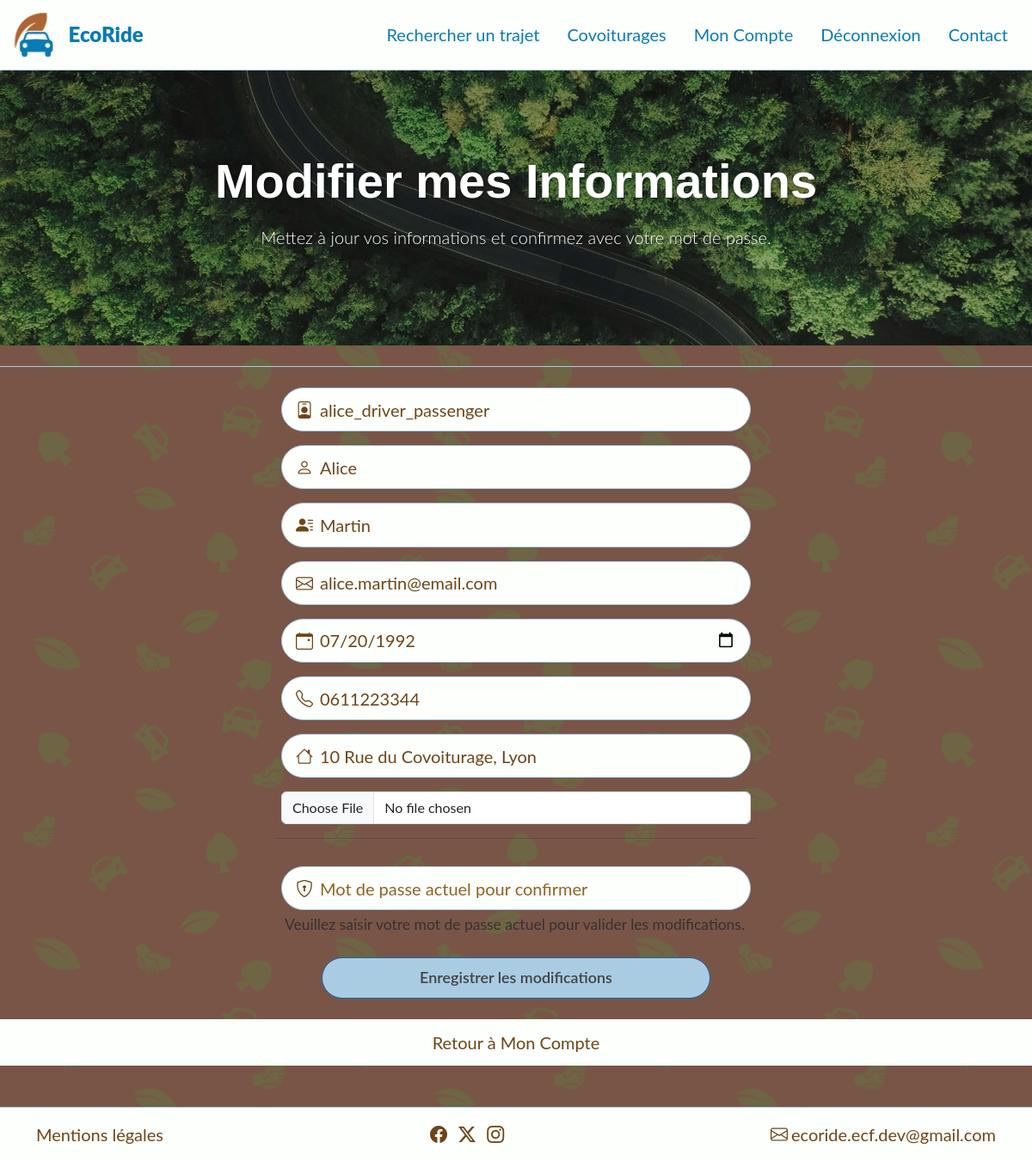
The page /account/update-info (signed in) on the database its author committed.
### tables this page shows
CREATE TABLE IF NOT EXISTS `Users` (
  `id` INT AUTO_INCREMENT PRIMARY KEY,
  `first_name` VARCHAR(100) NOT NULL,
  `last_name` VARCHAR(100) NOT NULL,
  `username` VARCHAR(50) NOT NULL UNIQUE,
  `email` VARCHAR(255) NOT NULL UNIQUE,
  `password_hash` VARCHAR(255) NOT NULL,
  `phone_number` VARCHAR(20) NOT NULL,
  `birth_date` DATE NOT NULL,
  `profile_picture_path` VARCHAR(255) NULL,
  `address` TEXT NULL,
  `credits` DECIMAL(10, 2) NOT NULL DEFAULT 0.00,
  `account_status` ENUM('active', 'suspended') NOT NULL DEFAULT 'active',
  `driver_pref_smoker` BOOLEAN NOT NULL DEFAULT FALSE,
  `driver_pref_animals` BOOLEAN NOT NULL DEFAULT FALSE,
  `driver_pref_custom` TEXT NULL,
  `functional_role` ENUM('passenger', 'driver', 'passenger_driver') NOT NULL DEFAULT 'passenger',
  `driver_rating` DECIMAL(2,1) NOT NULL DEFAULT 0.0 CHECK (driver_rating >= 0.0 AND driver_rating <= 5.0),  
  `reset_token` VARCHAR(255) NULL DEFAULT NULL,              
  `reset_token_expires_at` DATETIME NULL DEFAULT NULL,       
  `created_at` TIMESTAMP DEFAULT CURRENT_TIMESTAMP,
  `updated_at` TIMESTAMP DEFAULT CURRENT_TIMESTAMP ON UPDATE CURRENT_TIMESTAMP
);

### app/Core/Controller.php (called while the page is built, shortened)
<?php
class Controller
{
    protected function render($viewName, $data = [])
    {
        extract($data);
        require __DIR__ . '/../Views/' . $viewName . '.php';
        require __DIR__ . '/../Views/layout.php';
    }
}

### app/Controllers/UserController.php (called while the page is built, shortened)
<?php
class UserController extends Controller
{
    public function updateInfo()
    {
        $user = AuthHelper::getAuthenticatedUser();
        $this->render('account/edit-info', [
            'pageTitle' => 'Modifier mon profil',
            'user' => $user
        ]);
    }
}

### app/Core/Router.php (called while the page is built, shortened)
<?php
class Router
{
    protected $routes = [];
    public function __construct()
    {
        $this->routes = require __DIR__ . '/../routes.php';
    }
    public function run()
    {
        $uri = parse_url($_SERVER['REQUEST_URI'], PHP_URL_PATH);
        $uri = rtrim($uri, '/');
        $method = $_SERVER['REQUEST_METHOD'];
        $foundRoute = null;
        $params = [];
        foreach ($this->routes as $route) {
            $pattern = preg_replace('#/{([a-zA-Z0-9_]+)}#', '/([a-zA-Z0-9_]+)', $route['path']);
            $pattern = '#^' . $pattern . '$#';
            if (preg_match($pattern, $uri, $matches)) {
                if (!isset($route['http_method']) || strtoupper($route['http_method']) === $method) {
                    $foundRoute = $route;
                    array_shift($matches);
                    $params = $matches;
                    break;
                } else {
                }
            }
        }
        $methodName = $foundRoute['method'];
        $controller = new $controllerName();
        call_user_func_array([$controller, $methodName], $params);
    }
}

### public/index.php (called while the page is built, shortened)
<?php
$router = new Router();
$router->run();

### app/Core/Database.php (called while the page is built, shortened)
<?php
class Database
{
    private static ?self $instance = null;
    private PDO $pdo;
    private function __construct()
    {
        $host = getenv('DB_HOST');
        $db   = getenv('DB_NAME');
        $user = getenv('DB_USER');
        $pass = getenv('DB_PASS');
        $charset = 'utf8mb4';
        $dsn = "mysql:host=$host;dbname=$db;charset=$charset";
        $options = [
            PDO::ATTR_ERRMODE            => PDO::ERRMODE_EXCEPTION,
            PDO::ATTR_DEFAULT_FETCH_MODE => PDO::FETCH_ASSOC,
            PDO::ATTR_EMULATE_PREPARES   => false,
        ];
        try {
            $this->pdo = new PDO($dsn, $user, $pass, $options);
        } catch (PDOException $e) {
            Logger::error("Database connection error: " . $e->getMessage());
            die("Erreur de connexion à la base de données.");
        }
    }
    public static function getInstance(): self
    {
        if (self::$instance === null) {
            self::$instance = new self();
        }
        return self::$instance;
    }
    public function fetchOne(string $query, array $params = [], mixed $fetchMode = 'stdClass'): mixed
    {
        try {
            $stmt = $this->pdo->prepare($query);
            $stmt->execute($params);
            if (is_int($fetchMode)) {
                $stmt->setFetchMode($fetchMode);
            } elseif (is_string($fetchMode)) {
                $stmt->setFetchMode(PDO::FETCH_CLASS, $fetchMode);
            } else {
                $stmt->setFetchMode(PDO::FETCH_ASSOC);
            }
            $result = $stmt->fetch();
            return $result ?: null;
        } catch (PDOException $e) {
            Logger::error("Database fetchOne error: " . $e->getMessage());
            return null;
        }
    }
}

### app/Helpers/AuthHelper.php (called while the page is built, shortened)
<?php
class AuthHelper
{
    public static function getAuthenticatedUser(): \App\Models\User
    {
        $userId = $_SESSION['user_id'];
        $userService = new UserService();
        $user = $userService->findById($userId);
        return $user;
    }
}

### app/Services/UserService.php (called while the page is built, shortened)
<?php
class UserService
{
    private Database $db;
    public function __construct()
    {
        $this->db = Database::getInstance();
    }
    public function findById(int $id): ?User
    {
        return $this->db->fetchOne(
            "SELECT * FROM users WHERE id = :id",
            ['id' => $id],
            User::class
        );
    }
}

### app/Models/User.php (called while the page is built, shortened)
<?php
class User
{
    private ?string $username = null;
    private ?string $email = null;
    private ?string $first_name = null;
    private ?string $last_name = null;
    private ?string $address = null;
    private ?string $birth_date = null;
    private ?string $phone_number = null;
    public function getUsername(): ?string { return $this->username; }
    public function getEmail(): ?string { return $this->email; }
    public function getFirstName(): ?string { return $this->first_name; }
    public function getLastName(): ?string { return $this->last_name; }
    public function getAddress(): ?string { return $this->address; }
    public function getBirthDate(): ?string { return $this->birth_date; }
    public function getPhoneNumber(): ?string { return $this->phone_number; }
}

### app/Views/account/edit-info.php (the view, shortened to what this page needs)
<section class="banner-container position-relative text-white text-center">
    <div class="container">
        <h1 class="banner-title display-4 mb-3">Modifier mes Informations</h1>
        <p class="banner-subtitle lead">Mettez à jour vos informations et confirmez avec votre mot de passe.</p>
    </div>
</section>
<section class="form-section auth-form py-4">
    <div class="container">
        <div class="row justify-content-center">
            <div class="col-12 col-md-8 col-lg-6">
                <form id="edit-personal-info-form" action="/account/update-info" method="POST" enctype="multipart/form-data">
                    <div class="row g-3">
                        <div class="col-12">
                            <div class="form-input-custom d-flex align-items-center">
                                <i class="bi bi-person-badge me-2"></i>
                                <input type="text" class="form-control-custom flex-grow-1 <?= isset($errors['username']) ? 'is-invalid' : '' ?>" id="username" name="username" placeholder="Pseudo" aria-label="Pseudo" value="<?= htmlspecialchars($oldInput['username'] ?? $user->getUsername()) ?>" required>
                            </div>
                        </div>
                        <div class="col-12">
                            <div class="form-input-custom d-flex align-items-center">
                                <i class="bi bi-person me-2"></i>
                                <input type="text" class="form-control-custom flex-grow-1 <?= isset($errors['first_name']) ? 'is-invalid' : '' ?>" id="first_name" name="first_name" placeholder="Prénom" aria-label="Prénom" value="<?= htmlspecialchars($oldInput['first_name'] ?? $user->getFirstName()) ?>" required>
                            </div>
                        </div>
                        <div class="col-12">
                            <div class="form-input-custom d-flex align-items-center">
                                <i class="bi bi-person-lines-fill me-2"></i>
                                <input type="text" class="form-control-custom flex-grow-1 <?= isset($errors['last_name']) ? 'is-invalid' : '' ?>" id="last_name" name="last_name" placeholder="Nom" aria-label="Nom" value="<?= htmlspecialchars($oldInput['last_name'] ?? $user->getLastName()) ?>" required>
                            </div>
                        </div>
                        <div class="col-12">
                            <div class="form-input-custom d-flex align-items-center">
                                <i class="bi bi-envelope me-2"></i>
                                <input type="email" class="form-control-custom flex-grow-1 <?= isset($errors['email']) ? 'is-invalid' : '' ?>" id="email" name="email" placeholder="Nouvelle adresse email" aria-label="Email" value="<?= htmlspecialchars($oldInput['email'] ?? $user->getEmail()) ?>" required autocomplete="email">
                            </div>
                        </div>
                        <div class="col-12">
                            <div class="form-input-custom d-flex align-items-center">
                                <i class="bi bi-calendar-event me-2"></i>
                                <input type="date" class="form-control-custom flex-grow-1 <?= isset($errors['birth_date']) ? 'is-invalid' : '' ?>" id="birth_date" name="birth_date" aria-label="Date de naissance" value="<?= htmlspecialchars($oldInput['birth_date'] ?? $user->getBirthDate()) ?>" required>
                            </div>
                        </div>
                        <div class="col-12">
                            <div class="form-input-custom d-flex align-items-center">
                                <i class="bi bi-telephone me-2"></i>
                                <input type="tel" class="form-control-custom flex-grow-1 <?= isset($errors['phone_number']) ? 'is-invalid' : '' ?>" id="phone_number" name="phone_number" placeholder="Numéro de téléphone" aria-label="Numéro de téléphone" pattern="[0-9]{10}" title="Format attendu : 10 chiffres (ex: 0612345678)" value="<?= htmlspecialchars($oldInput['phone_number'] ?? $user->getPhoneNumber()) ?>">
                            </div>
                        </div>
                        <div class="col-12">
                            <div class="form-input-custom d-flex align-items-center">
                                <i class="bi bi-house me-2"></i>
                                <input type="text" class="form-control-custom flex-grow-1 <?= isset($errors['address']) ? 'is-invalid' : '' ?>" id="address" name="address" placeholder="Adresse" aria-label="Adresse" value="<?= htmlspecialchars((string)($oldInput['address'] ?? $user->getAddress() ?? '')) ?>">
                            </div>
                        </div>
                        <div class="col-12">
                            <input class="form-control <?= isset($errors['avatar']) ? 'is-invalid' : '' ?>" type="file" id="avatar" name="avatar" accept="image/jpeg, image/png, image/gif">
                        </div>
                        <hr class="my-3">
                        <div class="col-12">
                            <div class="form-input-custom d-flex align-items-center">
                                <i class="bi bi-shield-lock me-2"></i>
                                <input type="password" class="form-control-custom flex-grow-1 <?= isset($errors['current_password']) ? 'is-invalid' : '' ?>" id="current_password" name="current_password" placeholder="Mot de passe actuel pour confirmer" aria-label="Mot de passe actuel pour confirmer" required autocomplete="current-password">
                            </div>
                            <small id="password-help" class="form-text text-muted ps-1">
                                Veuillez saisir votre mot de passe actuel pour valider les modifications.
                            </small>
                        </div>
                        <div class="col-10 mx-auto mt-4">
                            <div class="d-grid">
                                <button type="submit" class="btn primary-btn">Enregistrer les modifications</button>
                            </div>
                        </div>
                    </div>
                </form>
            </div>
        </div>
    </div>
    <div class="auth-link-bar mt-4 mb-4">
        <p class="mb-0 text-center">
            <a href="/account" class="link">Retour à Mon Compte</a>
        </p>
    </div>
</section>

### public/css/style.css (style rules this page uses)
:root { --white: #FDFFFC; --bg: #795548; --text-color: #424242; --headline: #097BB3; --blue: #1167A1; --light-blue: #A9CCE3; --brown: #6D4618; --light-brown: #926122; --font-family-heading: "Poppins", Arial, sans-serif; --font-family-text: "Lato", Arial, sans-serif; --font-size-heading: 1.5rem; --font-size-text: 1.25rem; --font-size-forms: 1.12rem; --font-weight-normal: 400; --font-weight-medium: 500; --font-weight-semibold: 600; --font-weight-bold: 700; --font-weight-extrabold: 900; }
html { height: 100%; }
h1, h2, h3, h4, h5, h6 { font-family: var(--font-family-heading); }
h1 { font-size: var(--font-size-heading); }
body, p, span, li, a, textarea { font-family: var(--font-family-text); font-size: var(--font-size-text); }
body { display: flex; flex-direction: column; min-height: 100vh; background-color: var(--bg); position: relative; z-index: 0; overflow-x: hidden; }
body::before { content: ""; position: absolute; top: 0; left: 0; height: 100%; width: 100%; z-index: -1; background-image: url(../../img/pattern-tile.svg); background-repeat: repeat; opacity: 0.2; }
.link { color: var(--brown); text-decoration: none; transition: color 0.15s ease-in-out, text-decoration 0.15s ease-in-out; }
.banner-container { min-height: 40vh; color: var(--white); background-image: linear-gradient(rgba(0, 0, 0, 0.4), rgba(0, 0, 0, 0.3)), url('../../img/banner-forest-road.jpg'); background-size: cover; background-position: center 70%; background-repeat: no-repeat; display: flex; flex-direction: column; align-items: center; justify-content: center; text-align: center; }
.banner-title { font-family: var(--font-family-heading); font-weight: var(--font-weight-bold); text-shadow: 1px 1px 3px rgba(0, 0, 0, 0.5); }
.banner-subtitle { font-family: var(--font-family-text); text-shadow: 1px 1px 3px rgba(0, 0, 0, 0.5); }
.form-section { background-color: transparent; }
.form-input-custom { background-color: var(--white); border-radius: 50px; padding: 0.6rem 1rem; border: 1px solid var(--light-blue); }
.form-input-custom i { color: var(--brown); }
.form-control-custom { border: none; background-color: transparent; padding: 0; margin: 0; box-shadow: none; outline: none; width: 100%; color: var(--brown); }
.form-control-custom::placeholder { color: var(--light-brown); opacity: 1; }
.btn { border-radius: 50px; padding: 0.6rem 1.5rem; font-weight: var(--font-weight-semibold); font-size: var(--font-size-forms) }
.primary-btn { background-color: var(--light-blue); border-color: var(--blue); color: var(--text-color); }
.auth-form { border-top: 1px solid var(--light-blue); margin-top: 1.5rem; }
.auth-link-bar { background-color: var(--white); padding: 0.75rem 1.25rem; }

### rows shown on the page
users: username "alice_driver_passenger", first_name "Alice", last_name "Martin", email "alice.martin@email.com", birth_date "07/20/1992", phone_number "0611223344", address "10 Rue du Covoiturage, Lyon"
